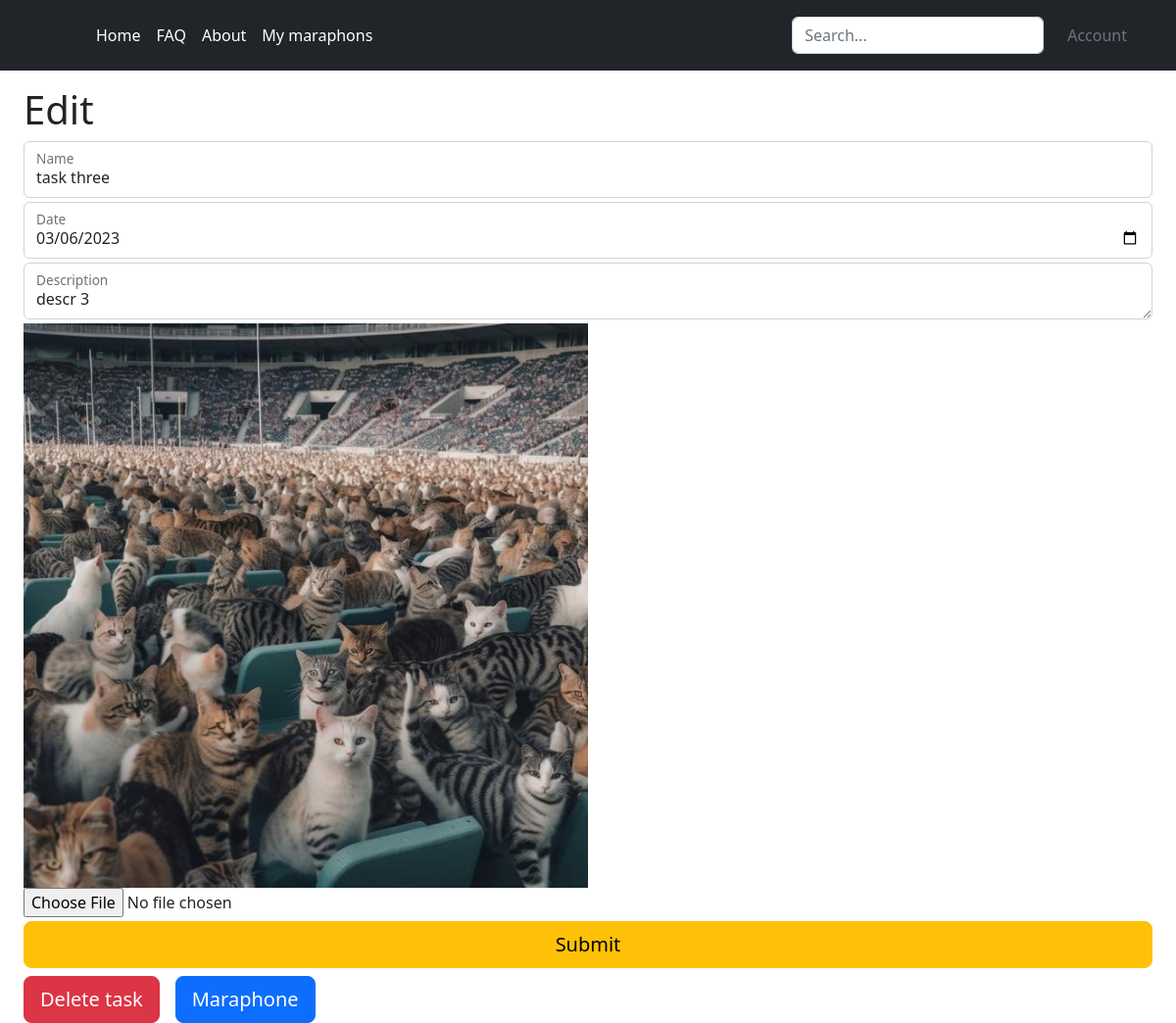
/edit/3 (signed in), run on the app's committed database.
### data/tasks.py (models this page shows)
class Task(SqlAlchemyBase, SerializerMixin):
    __tablename__ = "tasks"
    serialize_only = (
        "id", "main_id", "name", "date",
        "created_date", "description", "main.creator_id")
    id = sqlalchemy.Column(sqlalchemy.Integer,
                           primary_key=True, autoincrement=True)
    main_id = sqlalchemy.Column(sqlalchemy.Integer,
                                sqlalchemy.ForeignKey("maraphones.id"))
    main = orm.relationship("Maraphone", back_populates="tasks")
    name = sqlalchemy.Column(sqlalchemy.String)
    date = sqlalchemy.Column(sqlalchemy.Date)
    created_date = sqlalchemy.Column(sqlalchemy.Date,
                                     default=datetime.datetime.now)
    description = sqlalchemy.Column(sqlalchemy.String)
    image = sqlalchemy.Column(sqlalchemy.String, default="-")
    states = orm.relationship("State")

### main.py (the view, shortened to what this page needs)
@app.route("/edit/<int:id>", methods=["GET", "POST"])
@login_required
def edit(id):
    db = db_session.create_session()
    task = db.query(Task).filter(Task.id == id).first()
    if not task:
        return abort(404)
    if task.main.creator_id != current_user.id:
        return abort(404)
    form = TaskForm()
    form.name.data = task.name
    form.date.data = task.date
    form.description.data = task.description
    if task.image is None:
        image_path = "None"
    else:
        image_path = task.image
    return render_template(
        "edit.html", header=header, form=form,
        maraphone_id=task.main.id,
        image_path="/" + app.config["UPLOAD_FOLDER"] + "/" + task.image)

### form/task.py
class TaskForm(FlaskForm):
    name = StringField("Name", validators=[DataRequired(), Length(3)])
    date = DateField("Date", validators=[DataRequired()])
    description = TextAreaField("Description", validators=[DataRequired(), Length(1)])
    file = FileField("File", validators=[])
    submit = SubmitField("Submit")

### data/db_session.py (called while the page is built)
def create_session() -> Session:
    global __factory
    return __factory()

### main.py (called while the page is built)
@login_manager.user_loader
def load_user(user_id):
    db = db_session.create_session()
    return db.query(User).filter(User.id == user_id).first()

### templates/edit.html (shortened to what this page needs)
{% extends "index.html" %}
{% block content %}
<h1>Edit</h1>
<div>
    <form method="post" enctype="multipart/form-data">
    <div class="form-floating mb-1">
        {{ form.name(class="form-control", id="floatingInput") }}
        <label for="floatingInput">{{ form.name.label }}</label>
    </div>
    <div class="form-floating mb-1">
        {{ form.date(class="form-control", type="date", id="floatingInput") }}
        <label for="floatingInput">{{ form.date.label }}</label>
    </div>
    <div class="form-floating mb-1">
        {{ form.description(class="form-control", type="textarea", id="floatingInput") }}
        <label for="floatingInput" class="form-label">{{ form.description.label }}</label>
    </div>
    <image src="{{ image_path }}" width="50%" height="50%"></image>
    <div class="mb-1">
        <input type="file" name="image">
    </div>
    {{ form.submit(type="submit", class="w-100 btn btn-lg btn-warning mb-2") }}
    </form>
    <div style="display: inline">
        <form method="post">
            <input type="submit" class="btn btn btn-danger btn-lg" width="30px" value="Delete task"
            style="float: left">
        </form>
        <a href="{{ url_for('maraphon', id=maraphone_id) }}"
        class="btn btn-primary btn-lg mx-3" style="float: left" width="30px">Maraphone</a>
    </div>
</div>
{% endblock %}

### data on the page
Task: name "task three", date "03/06/2023", description "descr 3"

### other printed values
{{ item[0] }} "Home" "FAQ" "About" "My maraphons"
